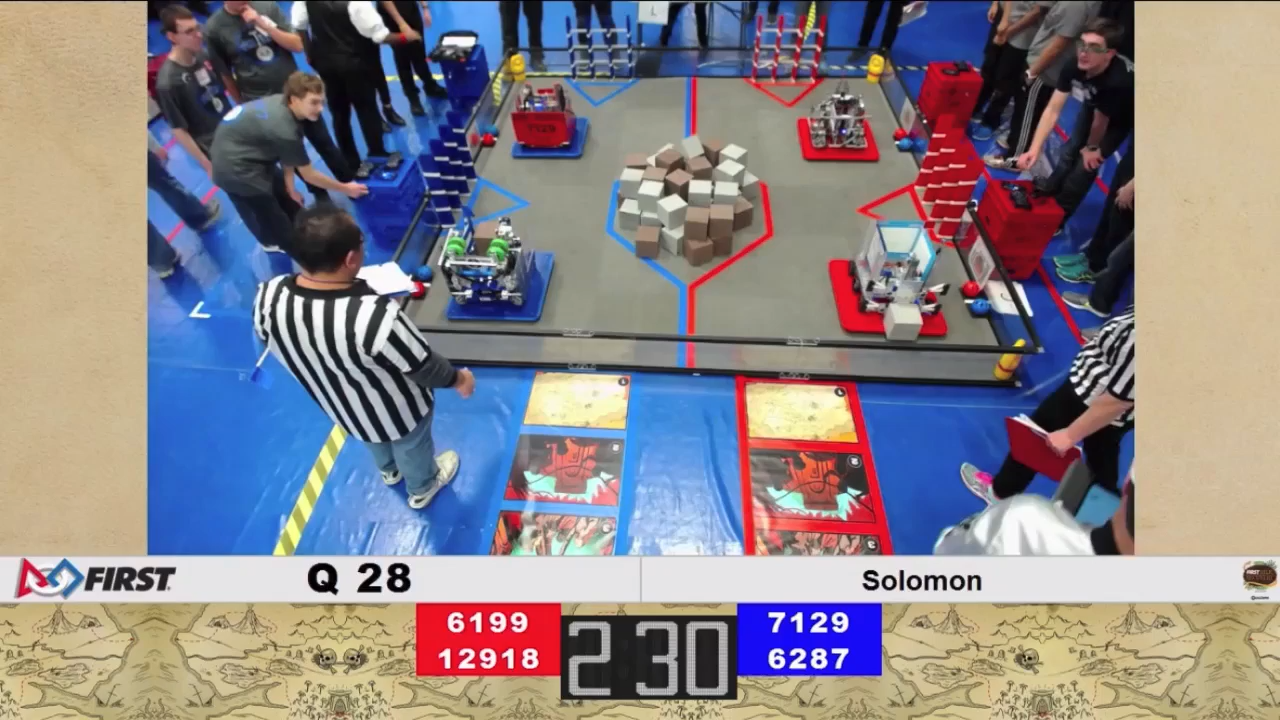
#> input picture 2018Example.png, 1280 x 720 px, given in place of 2019Test.mp4, which was not available
$ python Match_Splitter.py
#> lines starting #> are read from the running program, lines starting #| are printed output that depends on the picture; after the words box and inside, x2 and y2 are one past the last pixel; in counts of white or black regions, pixels touching at a corner belong together; pictures that were not available may be replaced by others from this repository, and a replacement may not be noted
import cv2

filename = 'Media/2019Test.mp4'

inp = cv2.VideoCapture(filename)
total = int(inp.get(cv2.CAP_PROP_FRAME_COUNT))
fps = int(inp.get(cv2.CAP_PROP_FPS))


def check_frame(start_num, num):
#> called with start_num = 0, num = 1
    input = cv2.VideoCapture(filename)
    height, width = int(input.get(cv2.CAP_PROP_FRAME_HEIGHT)), int(input.get(cv2.CAP_PROP_FRAME_WIDTH))
    fps = int(input.get(cv2.CAP_PROP_FPS))

    i = start_num
    while i < start_num + num * fps:
        input.set(cv2.CAP_PROP_POS_FRAMES, i)
        _, frame = input.read()
#> frame is the input picture: shape (720, 1280, 3); mean B, G, R 136.8, 131.5, 137.6
        if frame is None:
            break

        gray = cv2.cvtColor(frame, cv2.COLOR_BGR2GRAY)
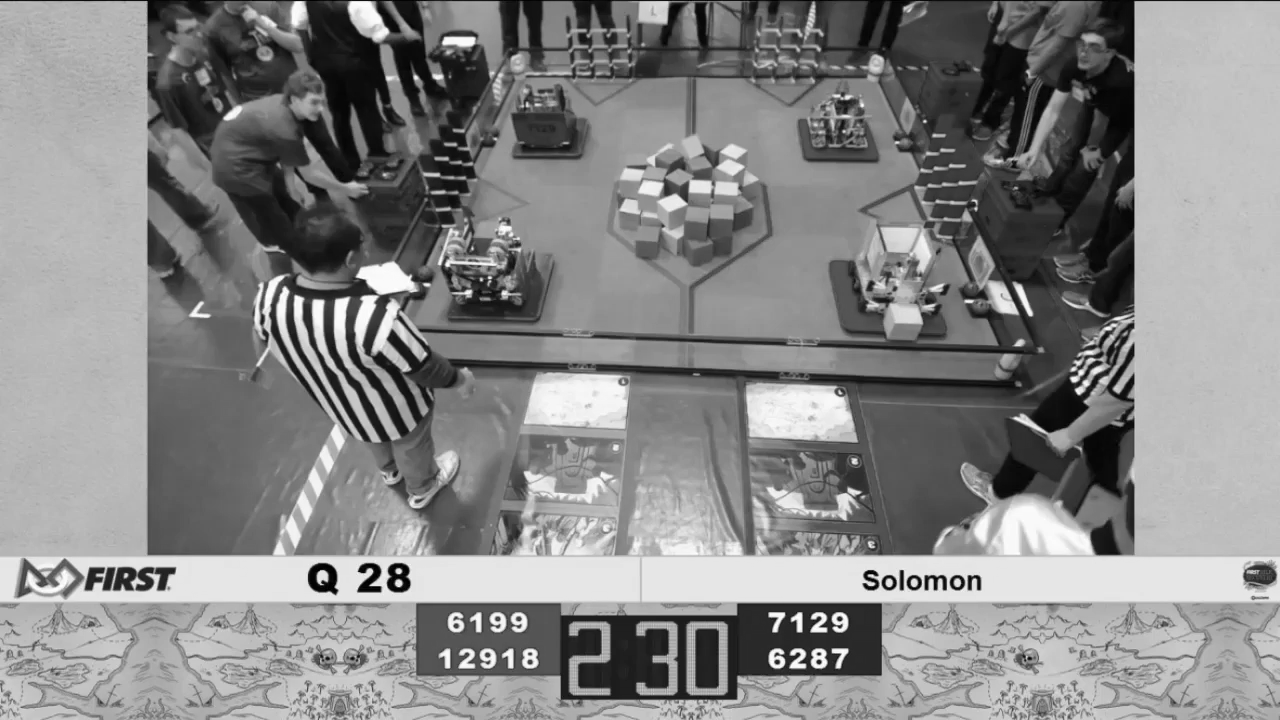
#> gray: shape (720, 1280); min 0, max 255, mean 133.9
        binary = cv2.threshold(gray, 220, 255, cv2.THRESH_BINARY)[1]
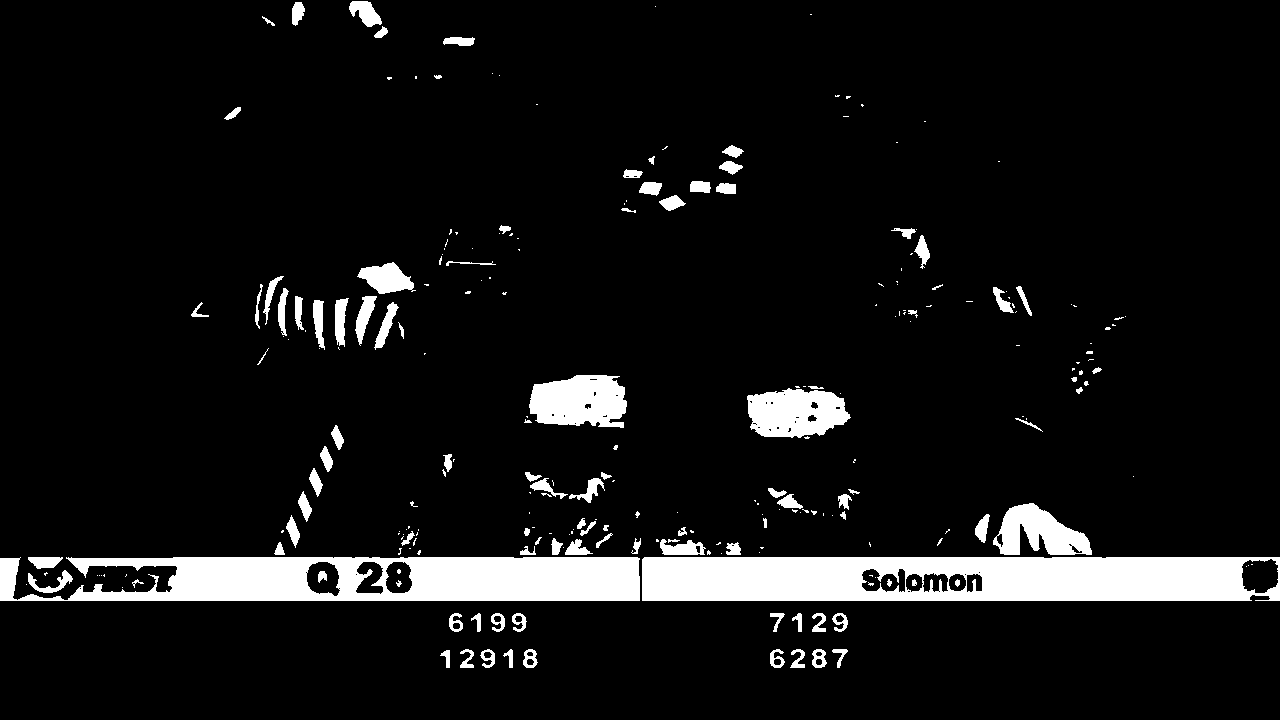
#> binary: shape (720, 1280); 8% white; 251 white regions (146 under 20 px), largest, box (x1, y1, x2, y2) and area: (642, 557, 1280, 601) 25254, (0, 557, 640, 601) 21329, (529, 375, 627, 428) 4131
        binary2 = cv2.threshold(gray, 200, 255, cv2.THRESH_BINARY_INV)[1]
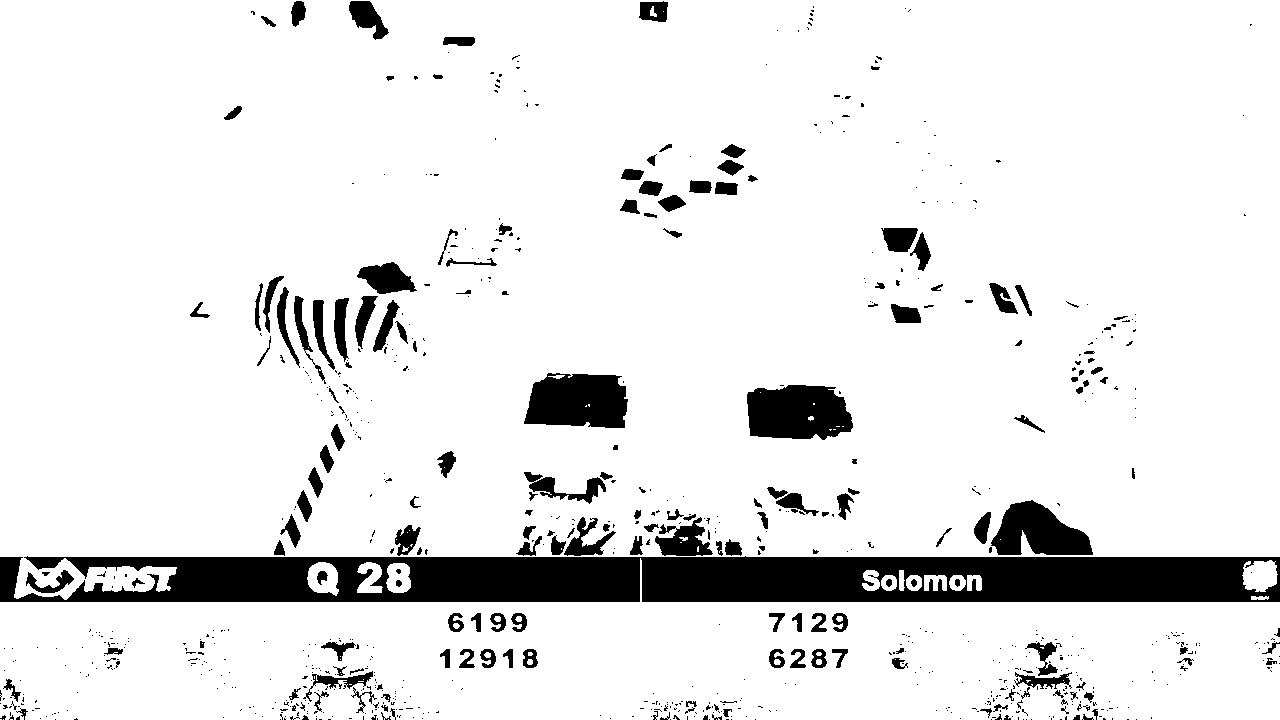
#> binary2: shape (720, 1280); 90.1% white; 830 black regions (648 under 20 px), largest, box (x1, y1, x2, y2) and area: (0, 556, 1280, 602) 49167, (747, 385, 853, 440) 4802, (524, 373, 628, 428) 4721
        cv2.bitwise_and(binary, binary2, binary)
#> binary: shape (720, 1280); 7.97% of pixels changed, all inside (x1, y1, x2, y2) = (0, 1, 1280, 668)
        cv2.imshow("Gray", gray)
        cv2.imshow("Binary", binary)
        cv2.imshow("Binary2", binary2)
        cv2.waitKey(0)

        se_h = cv2.getStructuringElement(cv2.MORPH_RECT, (width, 1))
        e1 = cv2.erode(binary, se_h)
        horz = cv2.dilate(e1, se_h)

        contours, _ = cv2.findContours(horz, cv2.RETR_LIST, cv2.CHAIN_APPROX_SIMPLE)[-2:]
#> contours = []
        top_line_y = height
        low_line_y = 0
        for cont in contours:
            _, y, _, _ = cv2.boundingRect(cont)
            if y < top_line_y:
                top_line_y = y
            if y > low_line_y:
                low_line_y = y
#> this loop made 0 passes
#> after the loop, low_line_y = 0; top_line_y = 720
        if top_line_y > low_line_y:
            continue
        scorebox = frame[top_line_y:low_line_y, 0:width - 1]
        binary3 = cv2.threshold(gray, 60, 255, cv2.THRESH_BINARY_INV)[1]
        timebox_area = binary3[low_line_y:low_line_y + (low_line_y - top_line_y), width * 1 // 3:width * 2 // 3]

        se_h2 = cv2.getStructuringElement(cv2.MORPH_RECT, (width // 6, 1))
        e2 = cv2.erode(timebox_area, se_h2)
        horz2 = cv2.dilate(e2, se_h2)

        contours2, _ = cv2.findContours(horz2, cv2.RETR_LIST, cv2.CHAIN_APPROX_SIMPLE)[-2:]
        top_time_y = height
        low_time_y = 0
        for cont in contours2:
            _, y, _, _ = cv2.boundingRect(cont)
            if y < top_time_y:
                top_time_y = y
            if y > low_time_y:
                low_time_y = y
        if top_time_y > low_time_y:
            continue
        se_v = cv2.getStructuringElement(cv2.MORPH_RECT, (1, (low_time_y - top_time_y)))
        e3 = cv2.erode(timebox_area, se_v)
        vert = cv2.dilate(e3, se_v)

        contours3, _ = cv2.findContours(vert, cv2.RETR_LIST, cv2.CHAIN_APPROX_SIMPLE)[-2:]
        left_time_x = width - 1
        right_time_x = 0
        for cont in contours3:
            x, _, _, _ = cv2.boundingRect(cont)
            if x < left_time_x:
                left_time_x = x
            if x > right_time_x:
                right_time_x = x
        if left_time_x > right_time_x:
            continue
        timebox = frame[low_line_y + top_time_y:low_line_y + low_time_y,
                  width * 1 // 3 + left_time_x:width * 1 // 3 + right_time_x]
        cv2.imshow("Timebox", timebox)

        print(i)
        i = i + fps
        cv2.waitKey(0)


check_frame(0,1)


import threading

increment = 5
threads = []
for a in range(0, total, increment*fps):
    t = threading.Thread(target=check_frame, args=(a, increment))
    threads.append(t)
    t.start()

for t in threads:
    t.join()

print("Done!")

$ run again, on 2019Example.png
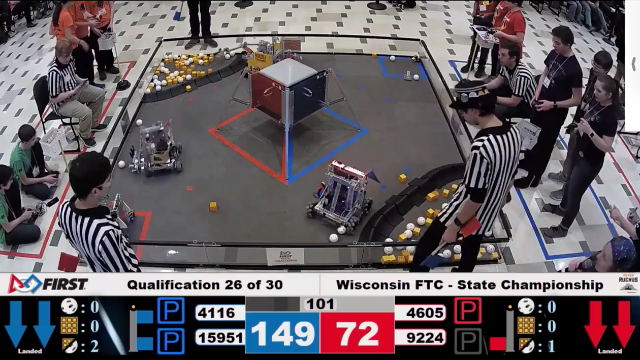
#> input picture 2019Example.png, 640 x 360 px, given in place of 2019Test.mp4, which was not available
#> in check_frame, frame is the input picture: shape (360, 640, 3); mean B, G, R 99.6, 95, 102.1
#> in check_frame, `binary = cv2.threshold(gray, 220, 255, cv2.THRESH_BINARY)[1]`:
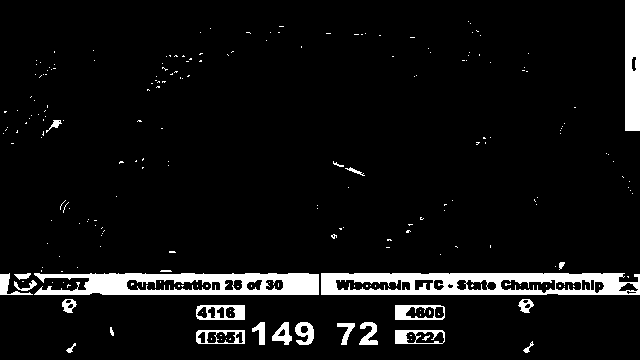
#> binary: shape (360, 640); 6.7% white; 229 white regions (203 under 20 px), largest, box (x1, y1, x2, y2) and area: (321, 273, 640, 295) 4948, (34, 273, 319, 295) 4390, (625, 0, 640, 131) 1922
#> in check_frame, `binary2 = cv2.threshold(gray, 200, 255, cv2.THRESH_BINARY_INV)[1]`:
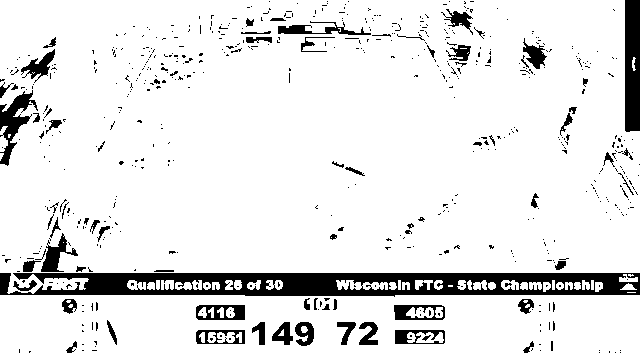
#> binary2: shape (360, 640); 89.9% white; 609 black regions (535 under 20 px), largest, box (x1, y1, x2, y2) and area: (0, 273, 640, 297) 10506, (625, 0, 640, 132) 1933, (0, 90, 38, 166) 1025
#> contours = []
#> after the loop in check_frame, `for cont in contours:`: low_line_y = 0; top_line_y = 360
